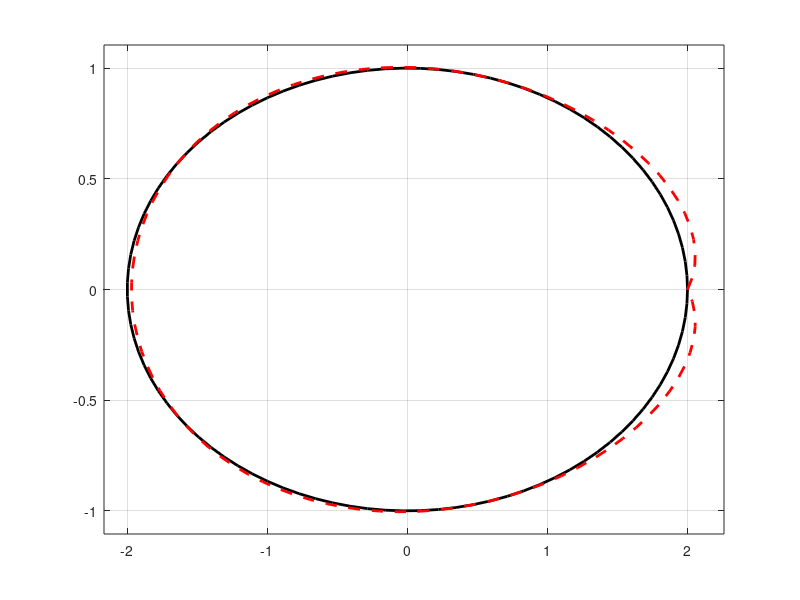
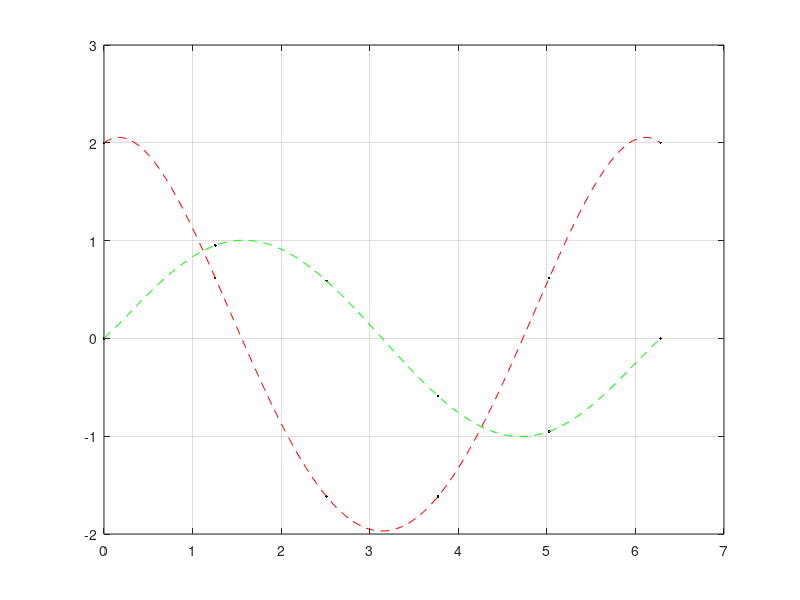

Recreate these plots in MATLAB, in order.
% zadanie 6
figure(1)
n = 5;
a = 2;
b = 1;
% a)
t = linspace(0, 2*pi);
plot(a * cos(t), b * sin(t), 'k', 'LineWidth', 2)
hold on
% b)
wezly =  (2 * pi / n) * [0:n];
wartosci_p = a * cos(wezly);
wartosci_q = b * sin(wezly);

%C_p = c(wezly,wartosci_p,n);
%C_q = c(wezly,wartosco_q,n);
A = zeros(n+1,n+1);
B = zeros(n+1,n+1);
    for i=1:(n+1)
        for j=1:i
            
            %A(i,j) = q(j-1, wezly(i), wezly);
            %B(i,j) = q(j-1, wezly(i), wezly);
            if j-1 == 0
                a = 1;
                b = 1;
            else
                a = prod(repmat(wezly(i), 1, j-1) - wezly(1:j-1));
                b = prod(repmat(wezly(i), 1, j-1) - wezly(1:j-1));
            end
            A(i,j) = a;
            B(i,j) = b;
            
        end
    end
C_p = (inv(A)*transpose(wartosci_p))';
C_q = (inv(B)*transpose(wartosci_q))';

x = linspace(min(wezly), max(wezly));
[rzad, kolumna] = size(x)

y1 = [];    
y2 = [];
 for i=1:rzad
        for j=1:kolumna
            qs = [];
            for k=0:n
                
                %qs(k+1) = q(k, x(i,j), wezly);
                if k == 0
                    y = 1;
                else
                    y = prod(repmat(x(i,j), 1, k) - wezly(1:k));
                end
                qs(k+1) = y;
                
            end
            y2(i,j) = sum(C_q.*qs);
            y1(i,j) = sum(C_p.*qs);
        end
 end
 P_x=y1
 Q_x=y2

plot(P_x, Q_x, 'r--','LineWidth', 2)
xlim([min(P_x) * 1.1, max(P_x) * 1.1])
ylim([min(Q_x) * 1.1, max(Q_x) * 1.1])
grid on

figure(2)
plot(wezly, wartosci_p, 'k.', wezly, wartosci_q, 'k.', x, P_x, 'r--', x, Q_x, 'g--')
grid on